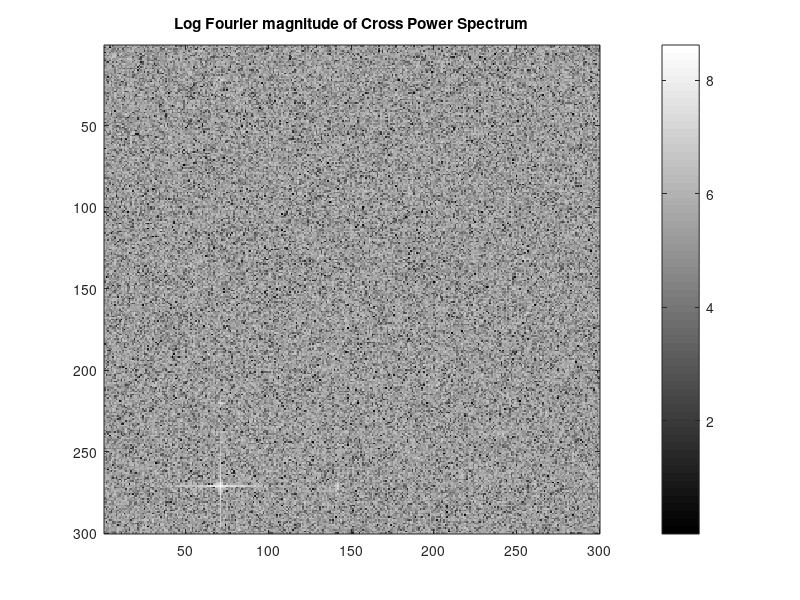

Recreate this plot in MATLAB.
%% Q5
%% Clean Image
% We begin this section by creating images I and J as 300x300 size uint8
% matrices. After bringing these input images into Fourier Domain we try to
% estimate the shift along x axis and y axis when comparing image I and J.
% We generate phase values at (10,10), (11,10) and (10,11) as per equation 
% (3) given in the paper " An FFT-based technique for Translation, Rotation 
% and Scale-Invariant Image rotation.
%
% By dividing the complex phase value that we generate for coordinates of
% the form (x+1,y) by that of (x,y) we calculate the xshift (after
% appropriate scaling). Similarly we use coordinates of the form (x,y+1)
% and (x,y) to generate the shift in y. We can evaluate this anywhere on the grid 
% but we chose (10,10) for all experiments. 
% 
% The Log fourier magnitude transform of the cross power spectrum shows a maxima at 
% 271,71. This corresponds to -30,70 shift values.
clear;
I = zeros(300,'uint8');
I(50:100,50:120) = 255;
imshow(I)
J = zeros(300,'uint8');
J(20:70,120:190) = 255;
imshow(J)
%If = fftshift(fft2(I));
If = fft2(I);
Ifmag = abs(If);
%prodIfmag = prod(If);
%Jf = fftshift(fft2(J));
Jf = fft2(J);
Jfmag = abs(Jf);
Jfc = conj(Jf);
Expnum = If.*Jfc;
Expden = Ifmag.*Jfmag;
CrossPowSpec = Expnum./Expden;
Logcrosspowerspec = log(abs(fft2(CrossPowSpec))+1);
imagesc(Logcrosspowerspec)
colorbar
title('Log Fourier magnitude of Cross Power Spectrum')
prediction1 = If(10,10)*Jfc(10,10)/(Ifmag(10,10)*Jfmag(10,10));
prediction2 = If(11,10)*Jfc(11,10)/(Ifmag(11,10)*Jfmag(11,10));
prediction3 = If(10,11)*Jfc(10,11)/(Ifmag(10,11)*Jfmag(10,11));
xshift = 300*angle(prediction2/prediction1)./(2*pi);
yshift = 300*angle(prediction3/prediction1)./(2*pi);
text = ['Predicted Xshift = ',num2str(xshift),' Predicted Yshift = ',num2str(yshift)];
disp(text)
%% Noisy Image
% In order to display consistent results for report we tested with a fixed
% random seed set to default (i.e. default seed (0) and algorithm (Mersenne Twister))
% All settings for this experiment are the same as the previous part, with
% the exception of the addition of gaussian noise of zero mean and variance
% of 20. This leads to inconsistent predictions for shift.
% 
% The effect of this is clearly demonstrated in the Log fourier magnitude 
% transform of the cross power spectrum, where a maxima is visible at
% -30,70 but this peak is plagued by a a very low SNR. 
clear;
rng('default');
I = zeros(300,'double');
I(50:100,50:120) = 255;
I = I + 20*randn(300);
%imshow(I)
J = zeros(300,'double');
J(20:70,120:190) = 255;
J = J + 20*randn(300);
If = fft2(I);
Ifmag = abs(If);
%prodIfmag = prod(If);
%Jf = fftshift(fft2(J));
Jf = fft2(J);
Jfmag = abs(Jf);
Jfc = conj(Jf);
Expnum = If.*Jfc;
Expden = Ifmag.*Jfmag;
CrossPowSpec = Expnum./Expden;
Logcrosspowerspec = log(abs(fft2(CrossPowSpec))+1);
imagesc(Logcrosspowerspec)
colorbar
title('Log Fourier magnitude of Cross Power Spectrum')
x=10;
y=10;
prediction1 = If(x,y)*Jfc(x,y)/(Ifmag(x,y)*Jfmag(x,y));
prediction2 = If(x+1,y)*Jfc(x+1,y)/(Ifmag(x+1,y)*Jfmag(x+1,y));
prediction3 = If(x,y+1)*Jfc(x,y+1)/(Ifmag(x,y+1)*Jfmag(x,y+1));
xshift = 300*angle(prediction2/prediction1)./(2*pi);
yshift = 300*angle(prediction3/prediction1)./(2*pi);
text = ['single coordinate based Predicted Xshift = ',num2str(xshift),' Predicted Yshift = ',num2str(yshift)];
disp(text)
%totxshift
%=0;
%totyshift =0;
%for i =1:299
%   for j = 1:299
%       x=i;
%       y=j;
%       prediction1 = If(x,y)*Jfc(x,y)/(Ifmag(x,y)*Jfmag(x,y));
%       prediction2 = If(x+1,y)*Jfc(x+1,y)/(Ifmag(x+1,y)*Jfmag(x+1,y));
%       prediction3 = If(x,y+1)*Jfc(x,y+1)/(Ifmag(x,y+1)*Jfmag(x,y+1));
%       totxshift = totxshift+ 300*angle(prediction2/prediction1)./(2*pi);
%       totyshift = totyshift +300*angle(prediction3/prediction1)./(2*pi);
%   end
%end
%totxshift = totxshift/(299*299);
%totyshift = totyshift/(299*299);
%% Complexity of Algorithm
% For an NxN image, a pixel wise image comparison would take the order of N^4 operations, 
% as there are N^2 pixels to compare, and N^2 locations that the image has
% to be shifted to for each comparison. In contrast this approach takes the
% order of Nlog(N) operations to generate DFT, followed by matrix
% multiplications that can take upto order N^2 to generate. Hence it is much faster than pixel wise 
% comparison.

%% Rotation of Images
% In the case of translation of image we were provided with a simple linear
% equation, where we could fix value of one coordinate and increase value
% of the other to obtain a unit change. This was used to evaluate x and y
% translation shifts.
% 
% In the case of a rotated image, we are fortunate to receive similar linear
% equations, but we first convert the image into its magnitude components
% removing the effect of translation. Subsequently we convert the image
% into a polar representation, where there is a displacement in one
% coordinate, which is the angle. We can follow exactly the same steps that we have
% done for calculating shift in x and y coordinates, applied to r (radius)
% and theta (angle) coordinates.
% 
% $M_{1}(r, \theta) = M_{2}(r, \theta - \theta _{0})$ is identical to
% solving $F_{1} (x,y) = F_{2}(x-x_{0},y-y_{0})$ for $x_{0} = 0$.
% 
% Here we generate $M_{1}$ and $M_{2}$ from input images by first applying
% DFT to the input images followed by 